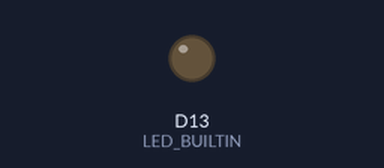
The sketch below on a simulated STM32 Nucleo. Shown: output pins drawn as LEDs (lit = HIGH).

Above: at 0.1 s.
At 8.6 s:
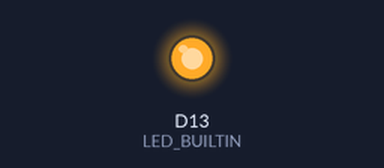
Timing chart, 0 to 10.1 s (numbered marks = the images above):
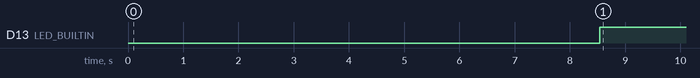

The sketch:

sketch.ino
```cpp
#include <Arduino.h>
#include <STM32FreeRTOS.h>

// ============================================================
// PROJECT: STM32C031C6 FREERTOS REAL-TIME MONITORING SYSTEM
// Board: NUCLEO-C031C6
// UART: USART2
// ============================================================

// SENSOR DATA
typedef struct
{
    float temperature;
    float humidity;
} SensorData;

// FREERTOS OBJECTS
QueueHandle_t sensorQueue;
SemaphoreHandle_t uartMutex;

TaskHandle_t uartTaskHandle;
TaskHandle_t sensorTaskHandle;
TaskHandle_t controlTaskHandle;
TaskHandle_t healthTaskHandle;

// HEALTH COUNTERS
volatile uint32_t sensorSendErrors = 0;
volatile uint32_t controlReceiveErrors = 0;
volatile uint32_t sensorSamplesSent = 0;
volatile uint32_t controlSamplesReceived = 0;

// ============================================================
// THREAD-SAFE UART LOGGER
// ============================================================

void UartLog(const char *message)
{
    if (xSemaphoreTake(uartMutex, portMAX_DELAY) == pdTRUE)
    {
        Serial2.println(message);
        xSemaphoreGive(uartMutex);
    }
}

// ============================================================
// TASK 1: UART MONITOR
// ============================================================

void UartTask(void *pvParameters)
{
    (void)pvParameters;

    while (1)
    {
        UartLog("UART Task Running");
        vTaskDelay(pdMS_TO_TICKS(1000));
    }
}

// ============================================================
// TASK 2: SENSOR
// ============================================================

void SensorTask(void *pvParameters)
{
    (void)pvParameters;

    SensorData data = {25.0f, 60.0f};

    TickType_t lastWakeTime = xTaskGetTickCount();
    const TickType_t samplePeriod = pdMS_TO_TICKS(2000);

    while (1)
    {
        data.temperature += 1.0f;
        data.humidity += 0.5f;

        // Non-blocking send lets us detect a full queue.
        if (xQueueSend(sensorQueue, &data, 0) == pdPASS)
        {
            sensorSamplesSent++;
            UartLog("Sensor data sent to queue");
        }
        else
        {
            sensorSendErrors++;
            UartLog("ERROR: Sensor queue full");
        }

        vTaskDelayUntil(&lastWakeTime, samplePeriod);
    }
}

// ============================================================
// TASK 3: CONTROL
// ============================================================

void ControlTask(void *pvParameters)
{
    (void)pvParameters;

    SensorData receivedData;

    while (1)
    {
        // Wait for sensor data indefinitely.
        if (xQueueReceive(
                sensorQueue,
                &receivedData,
                portMAX_DELAY) == pdPASS)
        {
            controlSamplesReceived++;

            bool highTemperature =
                receivedData.temperature >= 30.0f;

            if (xSemaphoreTake(uartMutex, portMAX_DELAY) == pdTRUE)
            {
                Serial2.println();
                Serial2.println("===== CONTROL TASK =====");

                Serial2.print("Temperature: ");
                Serial2.print(receivedData.temperature, 2);
                Serial2.println(" C");

                Serial2.print("Humidity: ");
                Serial2.print(receivedData.humidity, 2);
                Serial2.println(" %");

                Serial2.print("Samples received: ");
                Serial2.println((uint32_t)controlSamplesReceived);

                if (highTemperature)
                {
                    Serial2.println("STATUS: HIGH TEMPERATURE");
                }
                else
                {
                    Serial2.println("STATUS: NORMAL");
                }

                Serial2.println("========================");

                xSemaphoreGive(uartMutex);
            }

            // Control Task exclusively owns the LED.
            digitalWrite(
                LED_BUILTIN,
                highTemperature ? HIGH : LOW
            );
        }
        else
        {
            // xQueueReceive with portMAX_DELAY should not time out.
            // Count an error if the receive ever fails.
            controlReceiveErrors++;
        }
    }
}

// ============================================================
// TASK 4: SYSTEM HEALTH MONITOR
// ============================================================

void HealthTask(void *pvParameters)
{
    (void)pvParameters;

    while (1)
    {
        if (xSemaphoreTake(uartMutex, portMAX_DELAY) == pdTRUE)
        {
            Serial2.println();
            Serial2.println("===== SYSTEM HEALTH =====");

            Serial2.print("Samples sent: ");
            Serial2.println((uint32_t)sensorSamplesSent);

            Serial2.print("Samples received: ");
            Serial2.println((uint32_t)controlSamplesReceived);

            Serial2.print("Queue send errors: ");
            Serial2.println((uint32_t)sensorSendErrors);

            Serial2.print("Queue receive errors: ");
            Serial2.println((uint32_t)controlReceiveErrors);

            if (sensorSendErrors == 0 &&
                controlReceiveErrors == 0)
            {
                Serial2.println("SYSTEM HEALTH: OK");
            }
            else
            {
                Serial2.println("SYSTEM HEALTH: CHECK ERRORS");
            }

            Serial2.println("========================");

            xSemaphoreGive(uartMutex);
        }

        vTaskDelay(pdMS_TO_TICKS(5000));
    }
}

// ============================================================
// SETUP
// ============================================================

void setup()
{
    pinMode(LED_BUILTIN, OUTPUT);
    digitalWrite(LED_BUILTIN, LOW);

    Serial2.begin(115200);
    delay(500);

    Serial2.println();
    Serial2.println("================================");
    Serial2.println(" STM32C031C6 FreeRTOS Monitor");
    Serial2.println("================================");

    // CREATE QUEUE
    sensorQueue = xQueueCreate(5, sizeof(SensorData));

    if (sensorQueue == NULL)
    {
        Serial2.println("ERROR: Queue creation failed!");
        while (1) {}
    }

    // CREATE UART MUTEX
    uartMutex = xSemaphoreCreateMutex();

    if (uartMutex == NULL)
    {
        Serial2.println("ERROR: Mutex creation failed!");
        while (1) {}
    }

    Serial2.println("Sensor queue created successfully");
    Serial2.println("UART mutex created successfully");

    BaseType_t result;

    // UART TASK: PRIORITY 1
    result = xTaskCreate(
        UartTask, "UART_Task", 256,
        NULL, 1, &uartTaskHandle);
    configASSERT(result == pdPASS);

    // SENSOR TASK: PRIORITY 2
    result = xTaskCreate(
        SensorTask, "Sensor_Task", 256,
        NULL, 2, &sensorTaskHandle);
    configASSERT(result == pdPASS);

    // CONTROL TASK: PRIORITY 2
    result = xTaskCreate(
        ControlTask, "Control_Task", 384,
        NULL, 2, &controlTaskHandle);
    configASSERT(result == pdPASS);

    // HEALTH TASK: PRIORITY 1
    result = xTaskCreate(
        HealthTask, "Health_Task", 384,
        NULL, 1, &healthTaskHandle);
    configASSERT(result == pdPASS);

    Serial2.println("Starting FreeRTOS scheduler...");
    vTaskStartScheduler();

    Serial2.println("ERROR: Scheduler failed!");

    while (1) {}
}

// ============================================================
// LOOP
// ============================================================

void loop()
{
    // FreeRTOS controls task execution.
}
```

Measured:
- by itself, D13 (LED_BUILTIN): LOW → HIGH at 8.5 s
